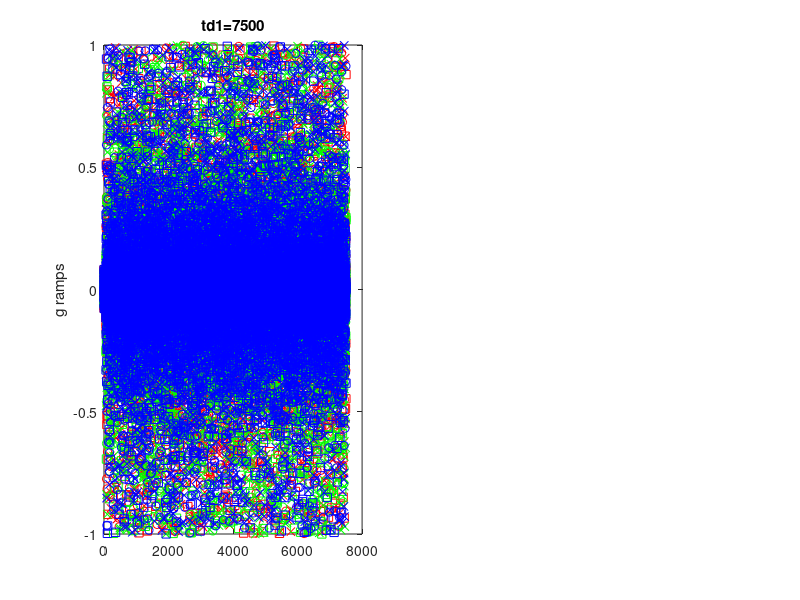
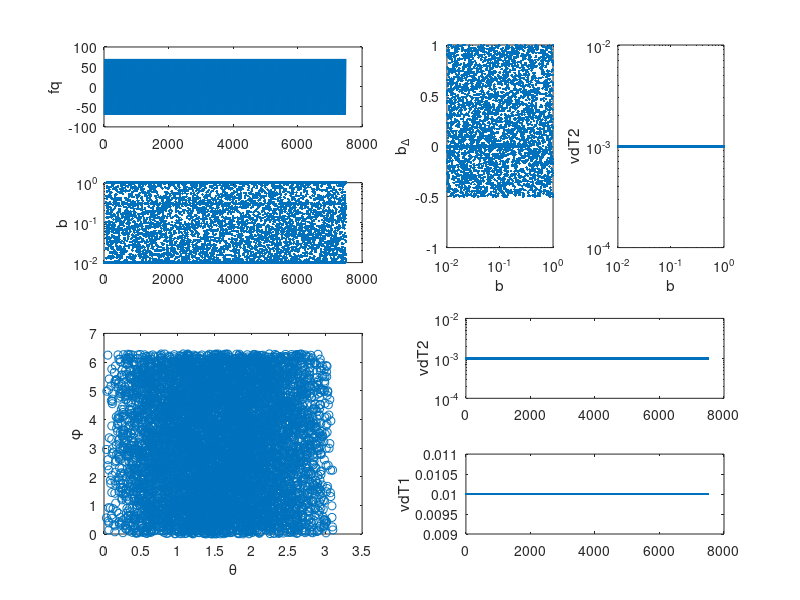

The MATLAB source for these figures, in order: (Note: this script raises an error after producing the figures.)
clear all

wd = cd;

DataDir = '/opt/topspin2/data/DT/nmr';
%DataDir = '/Users/daniel/NMRdata/AVII500/DT';

ExpNam = 'DTDRARE2Dms_test'; expno = 3;

%relative b-values; 0 - 1

sv.Nslices = 15;
fqmin = -70e3; fqmax = 70e3; 
fq = linspace(fqmin,fqmax,sv.Nslices)';

sv.NRDenc = 500;
%indxordered = [2:10:sv.NRDenc];
indxordered = [2:1:sv.NRDenc];

bmin = 0.01; bmax = 1;
vdT2min = 1e-3; vdT2max = 1e-3;
vdT1min = .01; vdT1max = .01;

%Acquisition protocol
sv.N = sv.Nslices*sv.NRDenc;
sv.bT.trace = bmin*(bmax/bmin).^rand(sv.N,1);
%bT.trace = bmin + (bmax-bmin)*rand(sv.N,1);
%sv.bT.trace = bmin + (bmax-bmin)*linspace(0,1,sv.NRDenc);
%sv.bT.trace = logspace(log10(bmin),log10(bmax),sv.NRDenc);
%sv.bT.trace = reshape(repmat(sv.bT.trace,[sv.Nslices 1]),[sv.N 1]);
sv.bT.Delta = -.5 + 1.5*rand(sv.N,1); %sv.bT.Delta = ones(sv.N,1);
sv.bT.theta = acos(2*rand(sv.N,1)-1);
sv.bT.phi = 2*pi*rand(sv.N,1);
sv.bT.gamma = 2*pi*rand(sv.N,1);
sv.vdT2 = vdT2min*(vdT2max/vdT2min).^rand(sv.N,1);
%sv.vdT2 = logspace(log10(vdT2min),log10(vdT2max),sv.NRDenc);
%sv.vdT2 = reshape(repmat(sv.vdT2,[sv.Nslices 1]),[sv.N 1]);
sv.vdT1 = vdT1min + (vdT1max-vdT1min)*rand(sv.N,1);

indx = [ceil(rand(1,ceil(.2*sv.N))*sv.N)];
sv.bT.Delta(indx) = 1;
sv.bT.trace(indx) = bmax;
sv.vdT2(indx) = .1*sv.vdT2(indx);
indx = [ceil(rand(1,ceil(.2*sv.N))*sv.N)];
sv.bT.Delta(indx) = 0;
sv.bT.trace(indx) = .3*sv.bT.trace(indx);
indx = [ceil(rand(1,ceil(.1*sv.N))*sv.N)];
sv.bT.Delta(indx) = -.5;
sv.bT.trace(indx) = bmax;
sv.vdT2(indx) = .1*sv.vdT2(indx);
indx = [1:(4*sv.Nslices) ceil(rand(1,ceil(.1*sv.N))*sv.N)];
sv.bT.Delta(indx) = 0;
sv.bT.trace(indx) = bmin;
sv.vdT2(indx) = vdT2min;
sv.vdT2(sv.vdT2<vdT2min) = vdT2min;

svunit.bT.trace = bmax*ones(sv.NRDenc,1);
svunit.bT.trace([1 5 9]) = bmin;
%svunit.bT.Delta = 1*ones(sv.NRDenc,1);
%svunit.bT.theta = 0*ones(sv.NRDenc,1);
%svunit.bT.phi = 0*ones(sv.NRDenc,1);
svunit.bT.Delta = [0 0 0 0 1 1 1 1 -.5 -.5 -.5 -.5];
svunit.bT.theta = pi/2*[0 0 1 1 0 0 1 1 0 0 1 1];
svunit.bT.phi = pi/2*[0 0 0 1 0 0 0 1 0 0 0 1];
svunit.bT.gamma = 0*ones(sv.NRDenc,1);
svunit.vdT1 = vdT1min*ones(sv.NRDenc,1);
svunit.vdT2 = vdT2min*ones(sv.NRDenc,1);

sv.fq = zeros(sv.N,1);
sv.sliceindx = zeros(sv.N,1);
for nRD = 1:sv.NRDenc
    indx = (nRD-1)*sv.Nslices + (1:sv.Nslices);
    indxrand = randperm(sv.Nslices);
    sv.sliceindx(indx) = indxrand;
    if any([nRD == [1]])
        sv.sliceindx(indx) = (1:sv.Nslices)';
        %sv.bT.trace(indx) = bmin;
        %sv.bT.Delta(indx) = 0;
        %sv.vdT2(indx) = vdT2min;
        %sv.vdT1(indx) = vdT1max;
    elseif any([nRD == [indxordered]])
        sv.sliceindx(indx) = (1:sv.Nslices)';
        %sv.bT.trace(indx) = bmin;
        %sv.bT.Delta(indx) = 0;
        %sv.vdT2(indx) = vdT2min;
        %sv.vdT1(indx) = vdT1max;
    elseif any([nRD == (indxordered-1)])
        sv.sliceindx(indx) = (1:sv.Nslices)';
        %sv.vdT1(indx) = vdT1max;
    end
%     sv.sliceindx(indx) = (1:sv.Nslices)';
%     sv.bT.trace(indx) = svunit.bT.trace(nRD);
%     sv.bT.Delta(indx) = svunit.bT.Delta(nRD);
%     sv.bT.theta(indx) = svunit.bT.theta(nRD);
%     sv.bT.phi(indx) = svunit.bT.phi(nRD);
%     sv.bT.gamma(indx) = svunit.bT.gamma(nRD);
%     sv.vdT2(indx) = svunit.vdT2(nRD);
%     sv.vdT1(indx) = svunit.vdT1(nRD);
end
sv.fq = fq(sv.sliceindx);

indx = sv.vdT2 > 20e-3;
sv.bT.trace(indx) = sv.bT.trace(indx)/10;
indx = sv.bT.trace < bmin;
sv.bT.trace(indx) = bmin;
%sv.bT.Delta(:) = 1;

% sv.bT.par = (sv.bT.trace-bmin)/3.*(1 + 2*sv.bT.Delta) + bmin/3;
% sv.bT.perp = (sv.bT.trace-bmin)/3.*(1 - sv.bT.Delta) + bmin/3;
% sv.bT.trace = sv.bT.par + 2*sv.bT.perp;
% sv.bT.Delta = (3*sv.bT.par./sv.bT.trace - 1)/2;
% sv.bT.trace = sv.bT.trace/max(sv.bT.trace);
% sv.bT.par = sv.bT.trace/3.*(1 + 2*sv.bT.Delta);
% sv.bT.perp = sv.bT.trace/3.*(1 - sv.bT.Delta);
% sv.bT.s = 3*min([sv.bT.par sv.bT.perp],[],2);
% sv.bT.l = sv.bT.par - sv.bT.s/3;
% sv.bT.l(sv.bT.l < 0) = 0;
% sv.bT.p = sv.bT.trace - sv.bT.s - sv.bT.l;

figure(2), clf
subplot(4,2,1)
plot(1:sv.N,sv.fq/1e3,'-')
ylabel('fq')
subplot(4,2,3)
semilogy(1:sv.N,sv.bT.trace,'.')
ylabel('b')
subplot(2,4,3)
semilogx(sv.bT.trace,sv.bT.Delta,'.')
xlabel('b'), ylabel('b_\Delta')
subplot(2,4,4)
loglog(sv.bT.trace,sv.vdT2,'.')
xlabel('b'), ylabel('vdT2')
subplot(2,2,3)
plot(sv.bT.theta,sv.bT.phi,'o')
xlabel('\theta'), ylabel('\phi')
subplot(4,2,6)
semilogy(1:sv.N,sv.vdT2,'.')
ylabel('vdT2')
subplot(4,2,8)
plot(1:sv.N,sv.vdT1,'.')
ylabel('vdT1')


sv.bT.dir.x = sin(sv.bT.theta).*cos(sv.bT.phi);
sv.bT.dir.y = sin(sv.bT.theta).*sin(sv.bT.phi);
sv.bT.dir.z = cos(sv.bT.theta);

Grel = sqrt(sv.bT.trace);
ConeAngle = acos(sqrt((sv.bT.Delta*2+1)/3));

td1 = sv.N;
alpha = sv.bT.phi;
beta = sv.bT.theta;
gamma = sv.bT.gamma;

%figure(1), clf, plot(alpha,beta,'o'), return

for ntd1 = 1:td1
    A.gamma = gamma(ntd1);
    A.beta = beta(ntd1);
    A.alpha = alpha(ntd1);
    
    R.gamma = [
        cos(A.gamma) -sin(A.gamma) 0
        sin(A.gamma) cos(A.gamma) 0
        0 0 1];

    R.beta = [
        cos(A.beta) 0 sin(A.beta)
        0 1 0
        -sin(A.beta) 0 cos(A.beta)];

    R.alpha = [
        cos(A.alpha) -sin(A.alpha) 0
        sin(A.alpha) cos(A.alpha) 0
        0 0 1];

    R.mat = R.alpha*R.beta*R.gamma;
    
    R.xa(ntd1,1) = R.mat(1,1);
    R.xb(ntd1,1) = R.mat(1,2);
    R.xc(ntd1,1) = R.mat(1,3);
    R.ya(ntd1,1) = R.mat(2,1);
    R.yb(ntd1,1) = R.mat(2,2);
    R.yc(ntd1,1) = R.mat(2,3);
    R.za(ntd1,1) = R.mat(3,1);
    R.zb(ntd1,1) = R.mat(3,2);
    R.zc(ntd1,1) = R.mat(3,3);
end
                
G.a = sin(ConeAngle).*Grel;
G.b = sin(ConeAngle).*Grel;
G.c = cos(ConeAngle).*Grel;

rxa = R.xa.*G.a;
rxb = R.xb.*G.b;
rxc = R.xc.*G.c;
rya = R.ya.*G.a;
ryb = R.yb.*G.b;
ryc = R.yc.*G.c;
rza = R.za.*G.a;
rzb = R.zb.*G.b;
rzc = R.zc.*G.c;

figure(1), clf
subplot(1,2,1)
plot(1:td1,rxa,'ro',1:td1,rxb,'rs',1:td1,rxc,'rx',...
    1:td1,rya,'go',1:td1,ryb,'gs',1:td1,ryc,'gx',...
    1:td1,rza,'bo',1:td1,rzb,'bs',1:td1,rzc,'bx')

ylabel('g ramps')

title(['td1=' num2str(td1)])

Gnorm.x = sv.bT.dir.x;
Gnorm.y = sv.bT.dir.y;
Gnorm.z = sv.bT.dir.z;

[X,Y] = fSchmidt(Gnorm.x,Gnorm.y,Gnorm.z);
latitude.theta = pi/180*[30:30:150 179];
latitude.phi = linspace(0,2*pi,100);
[latitude.phi,latitude.theta] = ndgrid(latitude.phi,latitude.theta);
latitude.z = cos(latitude.theta);
latitude.x = sin(latitude.theta).*cos(latitude.phi);
latitude.y = sin(latitude.theta).*sin(latitude.phi);
[latitude.X,latitude.Y] = fSchmidt(latitude.x,latitude.y,latitude.z);
longitude.theta = pi/180*linspace(30,180,100);
longitude.phi = pi/180*[30:30:360];
[longitude.theta,longitude.phi] = ndgrid(longitude.theta,longitude.phi);
longitude.z = cos(longitude.theta);
longitude.x = sin(longitude.theta).*cos(longitude.phi);
longitude.y = sin(longitude.theta).*sin(longitude.phi);
[longitude.X,longitude.Y] = fSchmidt(longitude.x,longitude.y,longitude.z);

subplot(1,2,2)        
plot(X,Y,'k.')
hold on
plot(latitude.X,latitude.Y,'b-')
plot(longitude.X,longitude.Y,'b-')
axis tight equal off

%save gradient ramps

sv.bT.ramp = struct('xa',rxa,'ya',rya,'za',rza,'xb',rxb,'yb',ryb,'zb',rzb,'xc',rxc,'yc',ryc,'zc',rzc);

fpath = [DataDir '/' ExpNam '/' num2str(expno)];
eval(['save ' fpath '/SamplingVector sv'])

fname = 'rxa';
fidxa = fopen([fpath '/' fname],'w');
fname = 'rya';
fidya = fopen([fpath '/' fname],'w');
fname = 'rza';
fidza = fopen([fpath '/' fname],'w');
fname = 'rxb';
fidxb = fopen([fpath '/' fname],'w');
fname = 'ryb';
fidyb = fopen([fpath '/' fname],'w');
fname = 'rzb';
fidzb = fopen([fpath '/' fname],'w');
fname = 'rxc';
fidxc = fopen([fpath '/' fname],'w');
fname = 'ryc';
fidyc = fopen([fpath '/' fname],'w');
fname = 'rzc';
fidzc = fopen([fpath '/' fname],'w');

text.header = {
{['##TITLE= ' fpath '/diff_ramp']};
{'##JCAMP-DX= 5.00 Bruker JCAMP library'}
{'##DATA TYPE= Shape Data'}
{'##ORIGIN= Bruker Analytik GmbH'}
{'##OWNER= <nmrsu>'}
{'##DATE= 07/02/27'}
{'##TIME= 08:11:48'}
{'##MINX= 0'}
{'##MAXX= 1'}
{'##MINY= 0'}
{'##MAXY= 1'}
{'##$SHAPE_EXMODE= Gradient'}
{'##$SHAPE_TOTROT= 0'}
{'##$SHAPE_BWFAC= 0'}
{'##$SHAPE_INTEGFAC= 0'}
{'##$SHAPE_MODE= 0'}};

[Nlines, dummy] = size(text.header);

for nline = 1:Nlines
    fprintf(fidxa,'%s\n',text.header{nline}{1});
    fprintf(fidya,'%s\n',text.header{nline}{1});
    fprintf(fidza,'%s\n',text.header{nline}{1});
    fprintf(fidxb,'%s\n',text.header{nline}{1});
    fprintf(fidyb,'%s\n',text.header{nline}{1});
    fprintf(fidzb,'%s\n',text.header{nline}{1});
    fprintf(fidxc,'%s\n',text.header{nline}{1});
    fprintf(fidyc,'%s\n',text.header{nline}{1});
    fprintf(fidzc,'%s\n',text.header{nline}{1});
end


fprintf(fidxa,'%s\n',['##NPOINTS=' num2str(td1)]);
fprintf(fidxa,'%s\n',['##XYDATA= (X++(Y..Y))']);
fprintf(fidya,'%s\n',['##NPOINTS=' num2str(td1)]);
fprintf(fidya,'%s\n',['##XYDATA= (X++(Y..Y))']);
fprintf(fidza,'%s\n',['##NPOINTS=' num2str(td1)]);
fprintf(fidza,'%s\n',['##XYDATA= (X++(Y..Y))']);
fprintf(fidxb,'%s\n',['##NPOINTS=' num2str(td1)]);
fprintf(fidxb,'%s\n',['##XYDATA= (X++(Y..Y))']);
fprintf(fidyb,'%s\n',['##NPOINTS=' num2str(td1)]);
fprintf(fidyb,'%s\n',['##XYDATA= (X++(Y..Y))']);
fprintf(fidzb,'%s\n',['##NPOINTS=' num2str(td1)]);
fprintf(fidzb,'%s\n',['##XYDATA= (X++(Y..Y))']);
fprintf(fidxc,'%s\n',['##NPOINTS=' num2str(td1)]);
fprintf(fidxc,'%s\n',['##XYDATA= (X++(Y..Y))']);
fprintf(fidyc,'%s\n',['##NPOINTS=' num2str(td1)]);
fprintf(fidyc,'%s\n',['##XYDATA= (X++(Y..Y))']);
fprintf(fidzc,'%s\n',['##NPOINTS=' num2str(td1)]);
fprintf(fidzc,'%s\n',['##XYDATA= (X++(Y..Y))']);

for nG = 1:length(rxa)
    fprintf(fidxa,'%f\n',rxa(nG));
    fprintf(fidya,'%f\n',rya(nG));
    fprintf(fidza,'%f\n',rza(nG));
    fprintf(fidxb,'%f\n',rxb(nG));
    fprintf(fidyb,'%f\n',ryb(nG));
    fprintf(fidzb,'%f\n',rzb(nG));
    fprintf(fidxc,'%f\n',rxc(nG));
    fprintf(fidyc,'%f\n',ryc(nG));
    fprintf(fidzc,'%f\n',rzc(nG));
end


fprintf(fidxa,'%s\n',['##END']);
fprintf(fidya,'%s\n',['##END']);
fprintf(fidza,'%s\n',['##END']);
fprintf(fidxb,'%s\n',['##END']);
fprintf(fidyb,'%s\n',['##END']);
fprintf(fidzb,'%s\n',['##END']);
fprintf(fidxc,'%s\n',['##END']);
fprintf(fidyc,'%s\n',['##END']);
fprintf(fidzc,'%s\n',['##END']);

fclose(fidxa);
fclose(fidya);
fclose(fidza);
fclose(fidxb);
fclose(fidyb);
fclose(fidzb);
fclose(fidxc);
fclose(fidyc);
fclose(fidzc);

ListDir = '/opt/topspin2/exp/stan/nmr/lists/f1';

fpath = [ListDir];

fname = 'DT_fq';
fid = fopen([fpath '/' fname],'w');

fprintf(fid,'%s\n','sfo hz');
for n = 1:td1
    fprintf(fid,'%1.2f\n',sv.fq(n));
end

fclose(fid);


ListDir = '/opt/topspin2/exp/stan/nmr/lists/vd';

fpath = [ListDir];

fname = 'DT_vdT1';
fid1 = fopen([fpath '/' fname],'w');
fname = 'DT_vdT2';
fid2 = fopen([fpath '/' fname],'w');

for n = 1:td1
    fprintf(fid1,'%1.8f\n',sv.vdT1(n));
    fprintf(fid2,'%1.8f\n',sv.vdT2(n));
end

fclose(fid1);
fclose(fid2);

cd(wd)